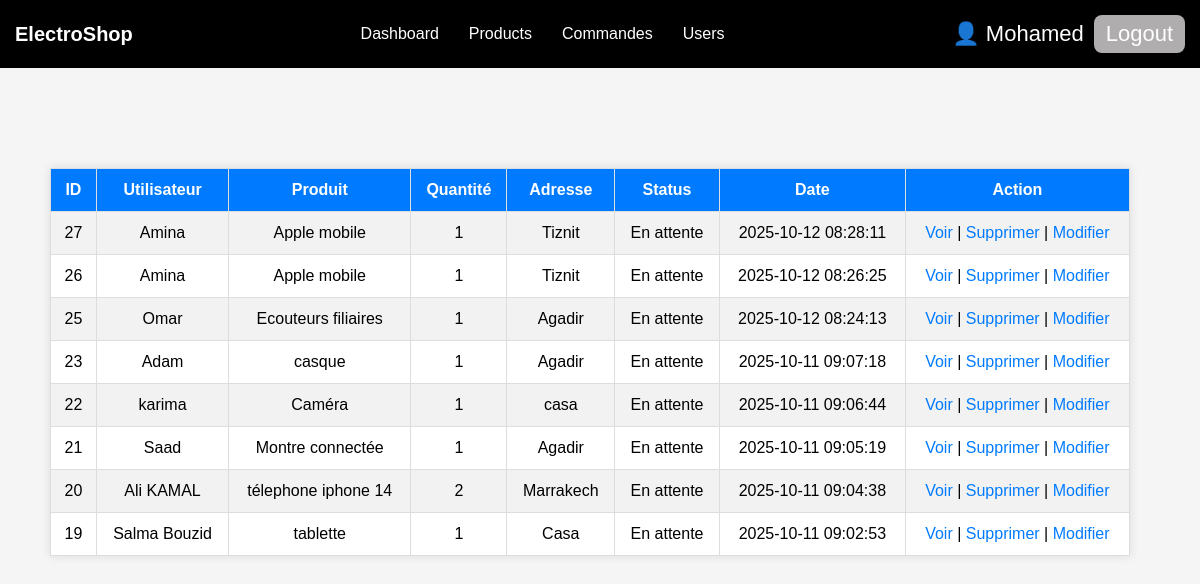
Before: /VIEWS/ADMIN/order.php (signed in) with the older database file.
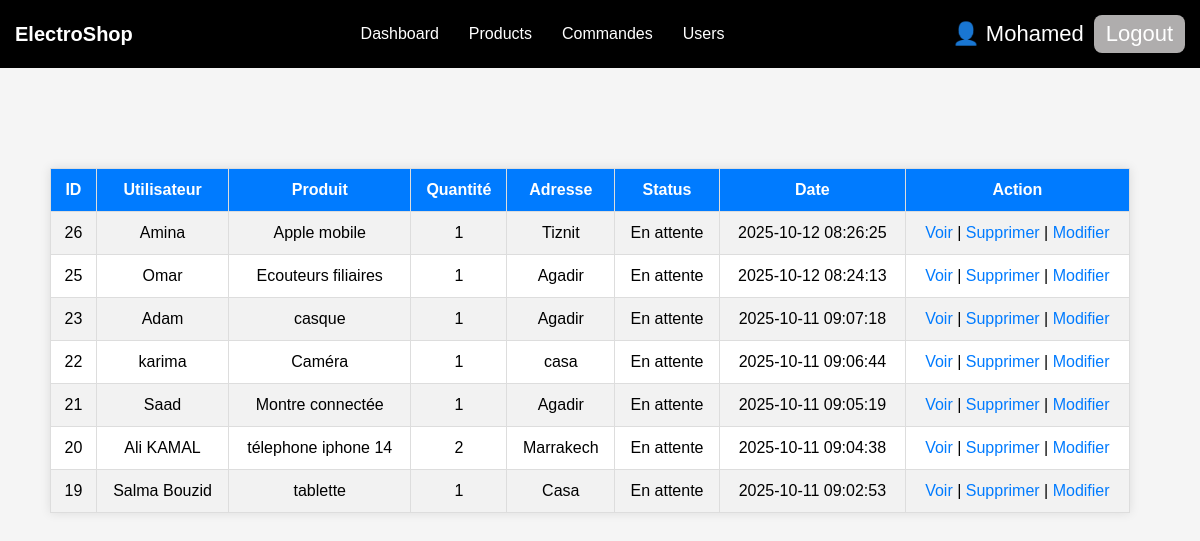
After: the same page with the newer database file.
### tables this page shows
CREATE TABLE `commande_speciale` (
  `id` int(11) NOT NULL,
  `user_id` int(11) DEFAULT NULL,
  `username` varchar(100) NOT NULL,
  `nom_produit` varchar(150) NOT NULL,
  `quantite` int(11) NOT NULL,
  `adresse` text NOT NULL,
  `status` varchar(50) DEFAULT 'En attente',
  `date_commande` timestamp NOT NULL DEFAULT current_timestamp(),
  `admin_id` int(11) DEFAULT NULL
);

### VIEWS/ADMIN/order.php (the view, shortened to what this page needs)
<?php include '../../VIEWS/admin_header.php';
include '../../config/database.php';
$sql = "SELECT * FROM commande_speciale ORDER BY date_commande DESC";
$result = $conn->query($sql);
$orders = [];
if ($result && $result->num_rows > 0) {
    $orders = $result->fetch_all(MYSQLI_ASSOC);
}
?>
<table>
  <tr>
    <th>ID</th><th>Utilisateur</th><th>Produit</th><th>Quantité</th>
    <th>Adresse</th><th>Status</th><th>Date</th><th>Action</th>
  </tr>
  <?php if (!empty($orders)) : ?>
      <?php foreach ($orders as $order): ?>
          <tr>
            <td><?= $order['id'] ?></td>
            <td><?= $order['username'] ?></td>
            <td><?= $order['nom_produit'] ?></td>
            <td><?= $order['quantite'] ?></td>
            <td><?= $order['adresse'] ?></td>
            <td><?= $order['status'] ?></td>
            <td><?= $order['date_commande'] ?></td>
            <td>
    <a href="voir_commande.php?id=<?= $order['id'] ?>" class="btn btn-info btn-sm">Voir</a> |
    <a href="supprimer_commande.php?id=<?= $order['id'] ?>" class="btn btn-danger btn-sm" onclick="return confirm('Voulez-vous vraiment supprimer cette commande ?');">Supprimer</a> |
    <a href="modifier_commande.php?id=<?= $order['id'] ?>" class="btn btn-warning btn-sm">Modifier</a>
            </td>
          </tr>
      <?php endforeach; ?>
  <?php else: ?>
      <tr><td colspan="8">Aucune commande trouvée</td></tr>
  <?php endif; ?>
</table>

Changed rows visible on the page:
removed commande_speciale: id "27", username "Amina", nom_produit "Apple mobile", quantite "1", adresse "Tiznit", status "En attente", date_commande "2025-10-12 08:28:11"
